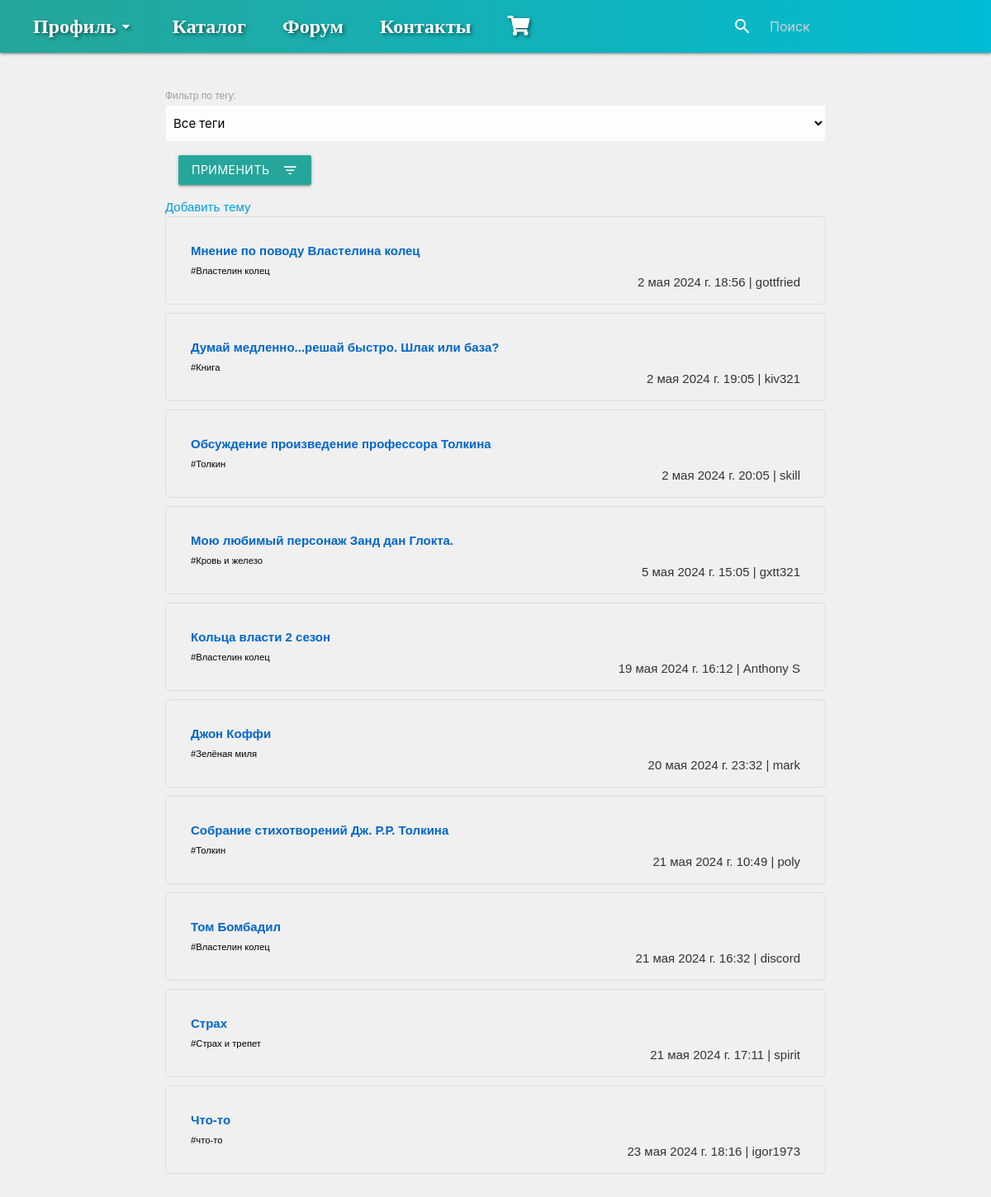
The app's page /forum/ with its own data.
### shop_app/models.py (models this page shows, shortened)
class ForumTopic(models.Model):
    название = models.CharField(max_length=200)
    creator = models.ForeignKey(User, on_delete=models.CASCADE)
    created_at = models.DateTimeField(auto_now_add=True)
    тег = models.CharField(max_length=50)
    class Meta:
        verbose_name = 'Топик на форуме'
        verbose_name_plural = 'Топики на форуме'

### shop_app/views.py (the view)
# urls.py: path('forum/', forum_view, name='forum'),
def forum_view(request):
    topics = ForumTopic.objects.all()
    теги = ForumTopic.objects.values_list('тег', flat=True).distinct()
    тег_filter = request.GET.get('тег', '')
    return render(request, 'forum.html', {'topics': topics, 'теги': теги, 'тег_filter': тег_filter})

### shop_app/context_processors.py (called while the page is built)
def cart_count(request):
    cart_count = 0
    if request.user.is_authenticated:
        try:
            cart = Cart.objects.get(user=request.user)
            cart_count = cart.books.count()
        except Cart.DoesNotExist:
            pass
    return {'cart_count': cart_count}

### shop_app/templates/forum.html (shortened to what this page needs)
{% extends 'base.html' %}
{% block content %}
<div class="forum-container">
    <form method="get" action="{% url 'forum' %}" class="forum-filter-form">
        <label for="тег" class="forum-filter-label">Фильтр по тегу:</label>
        <select name="тег" id="тег" class="forum-filter-select" style="display: block;">
            <option value="" {% if not тег_filter %}selected{% endif %}>Все теги</option>
        </select>
        <button type="submit" class="btn waves-effect waves-light" style="margin: 2%;display: block; ">Применить<i class="material-icons right">filter_list</i></button>
    </form>
    <a href="{% url 'create_topic' %}" class="create-topic-button">Добавить тему</a>
    <div class="topics-list">
        {% for topic in topics %}
            {% if тег_filter and тег_filter == topic.тег or not тег_filter %}
                <div class="topic-item">
                    <a href="{% url 'topic_detail' topic_id=topic.id %}" class="topic-link">{{ topic.название }}</a><br>
                    <small style="color:black" >#{{ topic.тег }} </small>
                    <p style="float:right;">{{ topic.created_at }} | {{ topic.creator.username }}</p>
                </div>
            {% endif %}
        {% endfor %}
    </div>
</div>
{% endblock %}

### shop_app/templates/base.html (style rules this page uses)
body { font-family: 'Arial', sans-serif; margin: 0; padding: 0; color: #333; background-color: #f0f0f0; background-image: url('../../avatars//y-so-serious-white.png'); background-repeat: repeat; }
button[type="submit"] { display: none; }

### shop_app/templates/forum.html (style rules this page uses)
.forum-container { max-width: 800px; margin: 0 auto; animation: slideInUp 0.5s ease; }
.forum-filter-form { margin-top: 30px; animation: slideInLeft 0.5s ease; }
.topics-list { margin-bottom: 20px; }
.topic-item { border: 1px solid #ddd; padding: 30px; margin-bottom: 10px; border-radius: 5px; background-color: #f0f0f0; animation: slideInRight 0.5s ease; }
.topic-link { text-decoration: none; color: #0066cc; font-weight: bold; }

### records on screen
ForumTopic: название "Мнение по поводу Властелина колец", тег "Властелин колец", created_at "2 мая 2024 г. 18:56", creator.username "gottfried"
ForumTopic: название "Думай медленно...решай быстро. Шлак или база?", тег "Книга", created_at "2 мая 2024 г. 19:05", creator.username "kiv321"
ForumTopic: название "Обсуждение произведение профессора Толкина", тег "Толкин", created_at "2 мая 2024 г. 20:05", creator.username "skill"
ForumTopic: название "Мою любимый персонаж Занд дан Глокта.", тег "Кровь и железо", created_at "5 мая 2024 г. 15:05", creator.username "gxtt321"
ForumTopic: название "Кольца власти 2 сезон", тег "Властелин колец", created_at "19 мая 2024 г. 16:12", creator.username "Anthony S"
ForumTopic: название "Джон Коффи", тег "Зелёная миля", created_at "20 мая 2024 г. 23:32", creator.username "mark"
ForumTopic: название "Собрание стихотворений Дж. Р.Р. Толкина", тег "Толкин", created_at "21 мая 2024 г. 10:49", creator.username "poly"
ForumTopic: название "Том Бомбадил", тег "Властелин колец", created_at "21 мая 2024 г. 16:32", creator.username "discord"
ForumTopic: название "Страх", тег "Страх и трепет", created_at "21 мая 2024 г. 17:11", creator.username "spirit"
ForumTopic: название "Что-то", тег "что-то", created_at "23 мая 2024 г. 18:16", creator.username "igor1973"
